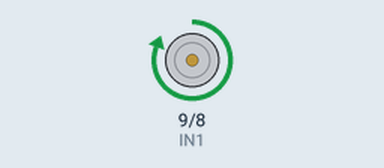
Bench run of a sketch on a simulated Arduino Uno, built with avr-gcc and run on an emulated ATmega328P. Shown: motor-driver pin pairs drawn as motors (green arrow = first pin HIGH = forward, orange = second pin HIGH = backward, longer = more drive, scaled by the enable pin).

Above: at 0.5 s.
Timing chart, 0 to 5.8 s (numbered marks = the images above):
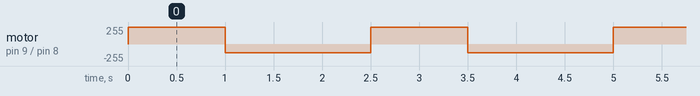

Measured:
- by itself, motor on pin 9 (IN1) / pin 8 (IN2): alternates forward 255/255 for 1.0 s and backward 128/255 for 1.5 s

The sketch:

controlar_motor.ino
```cpp
// Motor A
int ENA = 10;
int IN1 = 9;
int IN2 = 8;

void setup ()
{
 // Declaramos todos los pines como salidas
 pinMode (ENA, OUTPUT);
 pinMode (IN1, OUTPUT);
 pinMode (IN2, OUTPUT);
}
void loop ()
{
 Adelante ();
 delay (1000);
 Atras ();
 delay (1500);
}

void Adelante ()
{
 //Direccion motor A
 digitalWrite (IN1, HIGH);
 digitalWrite (IN2, LOW);
 analogWrite (ENA, 255); //Velocidad motor A
}
void Atras ()
{
 //Direccion motor A
 digitalWrite (IN1, LOW);
 digitalWrite (IN2, HIGH);
 analogWrite (ENA, 128); //Velocidad motor A

}
```

Ultrasonic.cpp
```cpp
#include "Arduino.h"
#include "Ultrasonic.h"

Ultrasonic::Ultrasonic(int TP, int EP)
{
   pinMode(TP,OUTPUT);
   pinMode(EP,INPUT);
   Trig_pin=TP;
   Echo_pin=EP;
}

long Ultrasonic::Timing()
{
  digitalWrite(Trig_pin, LOW);
  delayMicroseconds(2);
  digitalWrite(Trig_pin, HIGH);
  delayMicroseconds(10);
  digitalWrite(Trig_pin, LOW);
  duration = pulseIn(Echo_pin,HIGH);
  return duration;
}

long Ultrasonic::Ranging(int sys)
{
  Timing();
  distacne_cm = duration /29 / 2 ;
  distance_inc = duration / 74 / 2;
  if (sys)
  return distacne_cm;
  else
  return distance_inc;
}
```

Ultrasonic.h
```cpp
#ifndef Ultrasonic_h
#define Ultrasonic_h

#include "Arduino.h"

#define CM 1
#define INC 0

class Ultrasonic
{
  public:
    Ultrasonic(int TP, int EP);
    long Timing();
    long Ranging(int sys);

    private:
    int Trig_pin;
    int Echo_pin;
    long  duration,distacne_cm,distance_inc;

};

#endif
```
